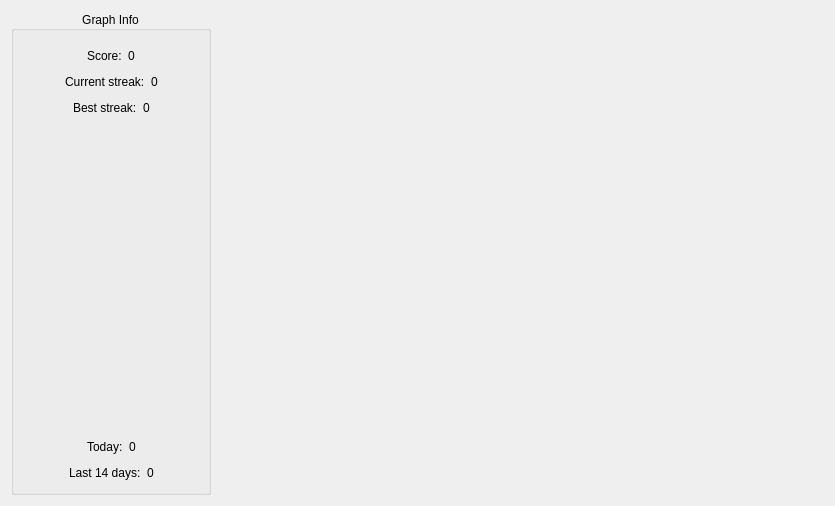
<?xml version="1.0" encoding="UTF-8"?>
<ui version="4.0">
 <class>ScoreGraph</class>
 <widget class="QWidget" name="ScoreGraph">
  <property name="geometry">
   <rect>
    <x>0</x>
    <y>0</y>
    <width>835</width>
    <height>506</height>
   </rect>
  </property>
  <property name="maximumSize">
   <size>
    <width>16777215</width>
    <height>16777215</height>
   </size>
  </property>
  <property name="windowTitle">
   <string>Form</string>
  </property>
  <layout class="QGridLayout" name="gridLayout">
   <item row="0" column="0">
    <widget class="QGroupBox" name="groupBox">
     <property name="minimumSize">
      <size>
       <width>200</width>
       <height>0</height>
      </size>
     </property>
     <property name="maximumSize">
      <size>
       <width>200</width>
       <height>16777215</height>
      </size>
     </property>
     <property name="title">
      <string>Graph Info</string>
     </property>
     <property name="alignment">
      <set>Qt::AlignCenter</set>
     </property>
     <layout class="QVBoxLayout" name="verticalLayout_2">
      <item>
       <layout class="QHBoxLayout" name="horizontalLayout_4">
        <item>
         <widget class="CircleProgressBar" name="circleProgressBar" native="true"/>
        </item>
       </layout>
      </item>
      <item>
       <layout class="QHBoxLayout" name="horizontalLayout">
        <item>
         <spacer name="horizontalSpacer">
          <property name="orientation">
           <enum>Qt::Horizontal</enum>
          </property>
          <property name="sizeHint" stdset="0">
           <size>
            <width>40</width>
            <height>20</height>
           </size>
          </property>
         </spacer>
        </item>
        <item>
         <widget class="QLabel" name="label_2">
          <property name="text">
           <string>Score:</string>
          </property>
         </widget>
        </item>
        <item>
         <widget class="QLabel" name="scoreLabel">
          <property name="text">
           <string>0</string>
          </property>
         </widget>
        </item>
        <item>
         <spacer name="horizontalSpacer_2">
          <property name="orientation">
           <enum>Qt::Horizontal</enum>
          </property>
          <property name="sizeHint" stdset="0">
           <size>
            <width>40</width>
            <height>20</height>
           </size>
          </property>
         </spacer>
        </item>
       </layout>
      </item>
      <item>
       <layout class="QHBoxLayout" name="horizontalLayout_3">
        <item>
         <spacer name="horizontalSpacer_3">
          <property name="orientation">
           <enum>Qt::Horizontal</enum>
          </property>
          <property name="sizeHint" stdset="0">
           <size>
            <width>40</width>
            <height>20</height>
           </size>
          </property>
         </spacer>
        </item>
        <item>
         <widget class="QLabel" name="label_4">
          <property name="text">
           <string>Current streak:</string>
          </property>
         </widget>
        </item>
        <item>
         <widget class="QLabel" name="currentStreakLabel">
          <property name="text">
           <string>0</string>
          </property>
         </widget>
        </item>
        <item>
         <spacer name="horizontalSpacer_4">
          <property name="orientation">
           <enum>Qt::Horizontal</enum>
          </property>
          <property name="sizeHint" stdset="0">
           <size>
            <width>40</width>
            <height>20</height>
           </size>
          </property>
         </spacer>
        </item>
       </layout>
      </item>
      <item>
       <layout class="QHBoxLayout" name="horizontalLayout_2">
        <item>
         <spacer name="horizontalSpacer_5">
          <property name="orientation">
           <enum>Qt::Horizontal</enum>
          </property>
          <property name="sizeHint" stdset="0">
           <size>
            <width>40</width>
            <height>20</height>
           </size>
          </property>
         </spacer>
        </item>
        <item>
         <widget class="QLabel" name="label_6">
          <property name="text">
           <string>Best streak:</string>
          </property>
         </widget>
        </item>
        <item>
         <widget class="QLabel" name="bestStreakLabel">
          <property name="text">
           <string>0</string>
          </property>
         </widget>
        </item>
        <item>
         <spacer name="horizontalSpacer_6">
          <property name="orientation">
           <enum>Qt::Horizontal</enum>
          </property>
          <property name="sizeHint" stdset="0">
           <size>
            <width>40</width>
            <height>20</height>
           </size>
          </property>
         </spacer>
        </item>
       </layout>
      </item>
      <item>
       <spacer name="verticalSpacer">
        <property name="orientation">
         <enum>Qt::Vertical</enum>
        </property>
        <property name="sizeHint" stdset="0">
         <size>
          <width>20</width>
          <height>40</height>
         </size>
        </property>
       </spacer>
      </item>
      <item>
       <layout class="QHBoxLayout" name="horizontalLayout_6">
        <item>
         <spacer name="horizontalSpacer_9">
          <property name="orientation">
           <enum>Qt::Horizontal</enum>
          </property>
          <property name="sizeHint" stdset="0">
           <size>
            <width>40</width>
            <height>20</height>
           </size>
          </property>
         </spacer>
        </item>
        <item>
         <widget class="QLabel" name="label_5">
          <property name="text">
           <string>Today:</string>
          </property>
         </widget>
        </item>
        <item>
         <widget class="QLabel" name="todayResultLabel">
          <property name="text">
           <string>0</string>
          </property>
         </widget>
        </item>
        <item>
         <spacer name="horizontalSpacer_10">
          <property name="orientation">
           <enum>Qt::Horizontal</enum>
          </property>
          <property name="sizeHint" stdset="0">
           <size>
            <width>40</width>
            <height>20</height>
           </size>
          </property>
         </spacer>
        </item>
       </layout>
      </item>
      <item>
       <layout class="QHBoxLayout" name="horizontalLayout_5">
        <item>
         <spacer name="horizontalSpacer_7">
          <property name="orientation">
           <enum>Qt::Horizontal</enum>
          </property>
          <property name="sizeHint" stdset="0">
           <size>
            <width>40</width>
            <height>20</height>
           </size>
          </property>
         </spacer>
        </item>
        <item>
         <widget class="QLabel" name="label_3">
          <property name="text">
           <string>Last 14 days:</string>
          </property>
         </widget>
        </item>
        <item>
         <widget class="QLabel" name="last14ResultLabel">
          <property name="text">
           <string>0</string>
          </property>
         </widget>
        </item>
        <item>
         <spacer name="horizontalSpacer_8">
          <property name="orientation">
           <enum>Qt::Horizontal</enum>
          </property>
          <property name="sizeHint" stdset="0">
           <size>
            <width>40</width>
            <height>20</height>
           </size>
          </property>
         </spacer>
        </item>
       </layout>
      </item>
     </layout>
    </widget>
   </item>
   <item row="0" column="1">
    <widget class="JKQTPlotter" name="scorePlot" native="true">
     <property name="minimumSize">
      <size>
       <width>0</width>
       <height>0</height>
      </size>
     </property>
    </widget>
   </item>
  </layout>
 </widget>
 <customwidgets>
  <customwidget>
   <class>JKQTPlotter</class>
   <extends>QWidget</extends>
   <header>jkqtplotter/jkqtplotter.h</header>
   <container>1</container>
  </customwidget>
  <customwidget>
   <class>CircleProgressBar</class>
   <extends>QWidget</extends>
   <header>CircleProgressBar.hpp</header>
   <container>1</container>
  </customwidget>
 </customwidgets>
 <resources/>
 <connections/>
</ui>
